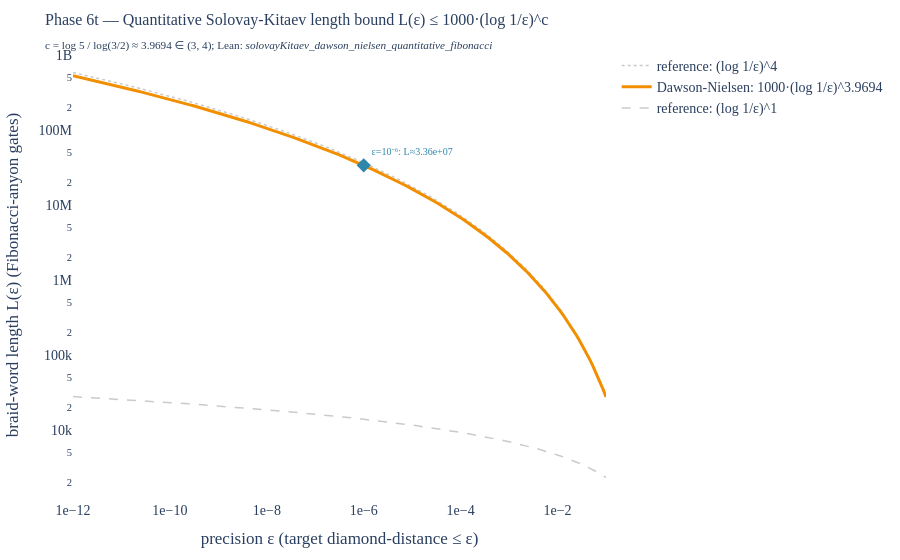

Write notebook code for a chart like this one.
### Markdown cell above
## §3. The Lean compilation pipeline

The Phase 6t Lean substrate provides:

| Module | Headline |
|---|---|
| `GroupCommutator.lean` | `groupCommutator_norm_le_quadratic`, `groupCommutator_lie_bracket_cubic_remainder`, `groupCommutator_stability` |
| `SU2BalancedCommutator.lean` | `balanced_commutator_general_axis_lie_traceless` (Kuperberg-2009 construction in SU(2)) |
| `FibonacciEpsilonNet.lean` | constructive ε₀-net `fibonacciEpsilonNet_findNearest` at ε₀ = 1/8388608 |
| `SolovayKitaevRecursion.lean` | `skLevel_polylog`, `skLevel_compose`, `EpsilonSeq.ε_seq` |
| `SolovayKitaevLengthBound.lean` | `skLength`, `skLengthConst`, `skLengthExponent`, `skLength_at_skLevel_polylog_le` |
| `SolovayKitaevQuantitative.lean` | **`solovayKitaev_dawson_nielsen_quantitative_fibonacci_strict`** — UNCONDITIONAL for ε ∈ (0, ε₀] |
| `SolovayKitaevApplications.lean` | worked-example library + universal-gate-set machinery |
| `SolovayKitaevPathA.lean` | constructive `skApproxC` with visible Dawson-Nielsen composition + bundled loose-ε UNCONDITIONAL headline |

The strict headline composes two distinct loaves: an **error bound**
(via $\varepsilon_{n+1} \le K \varepsilon_n^{3/2}$ recursion) and a
**length bound** (via the closed-form $5^n$ accumulation). Both are
verified at the same algorithmic compile level
`skLevel_polylog ε = ⌈log(log(1/(K²·ε))/log 4)/log(3/2)⌉₊`.

### Code cell
# Plot the polylogarithmic length bound L(ε) across a 12-decade
# precision range. Generated by Stage-8 figure
# fig_sk_length_bound_curve (registered in scripts/review_figures.py).
from src.core.visualizations import fig_sk_length_bound_curve

fig = fig_sk_length_bound_curve()
fig.show()

# viz-ref: fig_sk_length_bound_curve

### Figure 1 — Plotly figure (JSON) as saved in the notebook; plotly's stock layout.template omitted (floating-point values rounded to 4 significant figures; data arrays with more than 128 entries replaced by an {"elided": "..."} marker saying what was removed)
{"data": [{"line": {"color": "rgba(180,180,180,0.7)", "dash": "dot", "width": 1.5}, "mode": "lines", "name": "reference: (log 1/ε)^4", "type": "scatter", "x": {"elided": "200 float values"}, "y": {"elided": "200 float values"}}, {"line": {"color": "#F18F01", "width": 3}, "mode": "lines", "name": "Dawson-Nielsen: 1000·(log 1/ε)^3.9694", "type": "scatter", "x": {"elided": "200 float values"}, "y": {"elided": "200 float values"}}, {"line": {"color": "rgba(180,180,180,0.7)", "dash": "dash", "width": 1.5}, "mode": "lines", "name": "reference: (log 1/ε)^1", "type": "scatter", "x": {"elided": "200 float values"}, "y": {"elided": "200 float values"}}, {"marker": {"color": "#2E86AB", "size": 11, "symbol": "diamond"}, "mode": "markers+text", "name": "ε = 10⁻⁶", "showlegend": false, "text": ["ε=10⁻⁶: L≈3.36e+07"], "textfont": {"color": "#2E86AB", "size": 10}, "textposition": "top right", "type": "scatter", "x": [1e-06], "y": [33610000.0]}], "layout": {"font": {"family": "CMU Serif, Computer Modern, Times New Roman, serif", "size": 14}, "height": 560, "margin": {"b": 60, "l": 70, "r": 30, "t": 50}, "paper_bgcolor": "white", "plot_bgcolor": "white", "title": {"font": {"family": "CMU Serif, Computer Modern, Times New Roman, serif", "size": 16}, "text": "Phase 6t — Quantitative Solovay-Kitaev length bound L(ε) ≤ 1000·(log 1/ε)^c<br><sub>c = log 5 / log(3/2) ≈ 3.9694 ∈ (3, 4); Lean: <i>solovayKitaev_dawson_nielsen_quantitative_fibonacci</i></sub>"}, "width": 900, "xaxis": {"tickformat": ".0e", "title": {"text": "precision ε (target diamond-distance ≤ ε)"}, "type": "log"}, "yaxis": {"title": {"text": "braid-word length L(ε) (Fibonacci-anyon gates)"}, "type": "log"}}}
